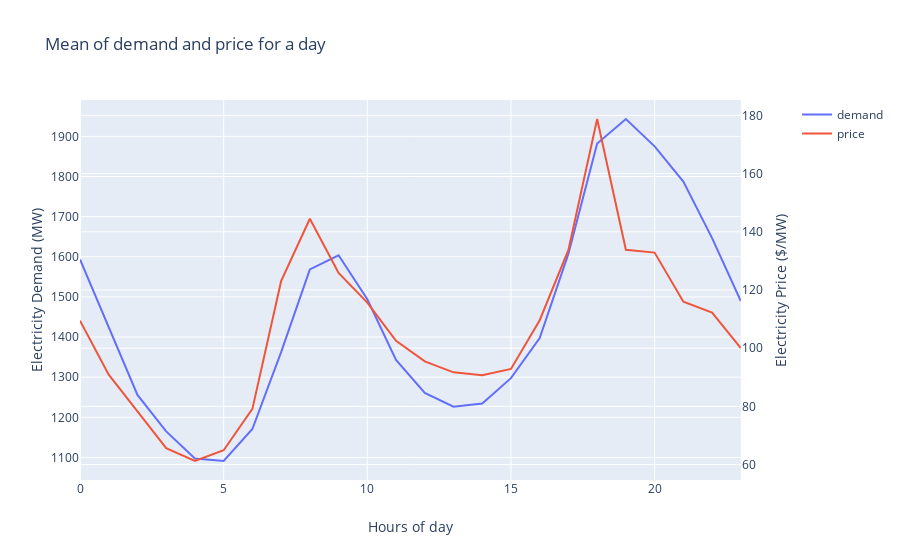

The notebook cell saved with this chart:
### Code cell
df = df_30min.set_index(['Timestamp'])

fig = make_subplots(specs=[[{"secondary_y": True}]])
fig.add_trace(go.Scatter(x=df_day_demand.index, y=df_day_demand, name='demand'), secondary_y=False)
fig.add_trace(go.Scatter(x=df_day_price.index, y=df_day_price, name='price'), secondary_y=True)

# Add figure title
fig.update_layout(
    title_text="Mean of demand and price for a day"
)

# Set x-axis title
fig.update_xaxes(title_text="Hours of day")

# Set y-axes titles
fig.update_yaxes(title_text="Electricity Demand (MW)", secondary_y=False)
fig.update_yaxes(title_text="Electricity Price ($/MW)", secondary_y=True)

fig.show()

### Figure 1 — Plotly figure (JSON) as saved in the notebook; plotly's stock layout.template omitted (floating-point values rounded to 4 significant figures)
{"data": [{"name": "demand", "type": "scatter", "x": [0, 1, 2, 3, 4, 5, 6, 7, 8, 9, 10, 11, 12, 13, 14, 15, 16, 17, 18, 19, 20, 21, 22, 23], "xaxis": "x", "y": [1593.0, 1425.0, 1256.0, 1165.0, 1098.0, 1091.0, 1171.0, 1362.0, 1569.0, 1604.0, 1494.0, 1343.0, 1261.0, 1226.0, 1234.0, 1298.0, 1397.0, 1608.0, 1882.0, 1943.0, 1875.0, 1787.0, 1646.0, 1490.0], "yaxis": "y"}, {"name": "price", "type": "scatter", "x": [0, 1, 2, 3, 4, 5, 6, 7, 8, 9, 10, 11, 12, 13, 14, 15, 16, 17, 18, 19, 20, 21, 22, 23], "xaxis": "x", "y": [109.4, 90.88, 78.26, 65.65, 61.23, 64.93, 79.14, 123.0, 144.5, 125.9, 115.7, 102.5, 95.48, 91.69, 90.71, 92.87, 109.6, 133.8, 178.8, 133.8, 132.9, 116.0, 112.2, 100.0], "yaxis": "y2"}], "layout": {"title": {"text": "Mean of demand and price for a day"}, "xaxis": {"anchor": "y", "domain": [0, 0.94], "title": {"text": "Hours of day"}}, "yaxis": {"anchor": "x", "domain": [0, 1], "title": {"text": "Electricity Demand (MW)"}}, "yaxis2": {"anchor": "x", "overlaying": "y", "side": "right", "title": {"text": "Electricity Price ($/MW)"}}}}
